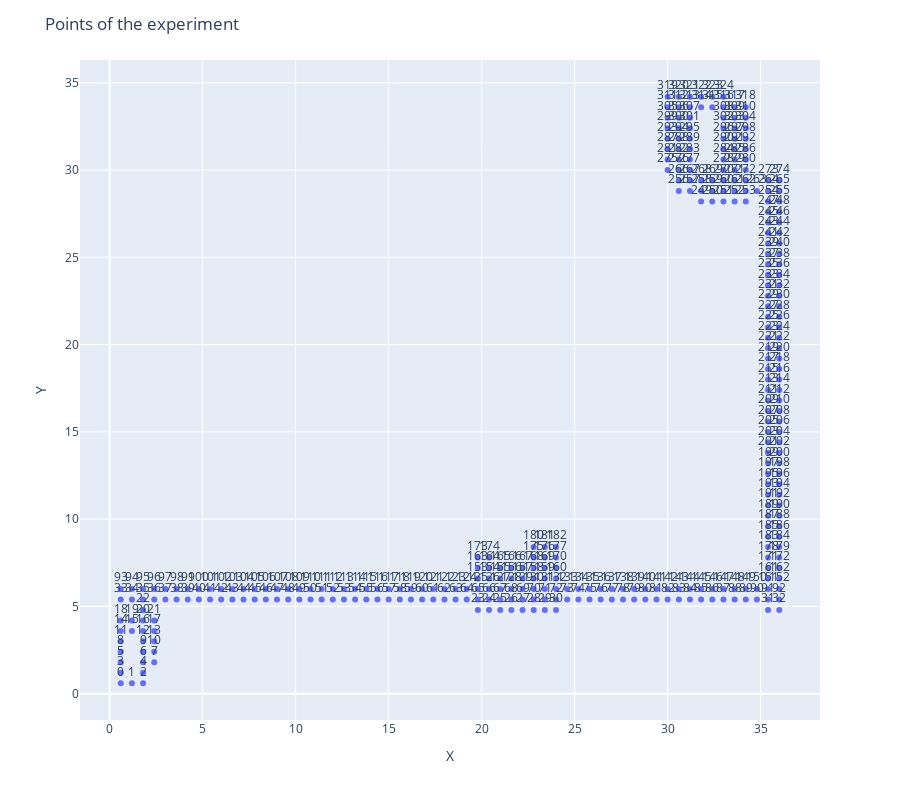

Notebook cell for this chart:
### Code cell
import plotly.express as px

fig = px.scatter(points_df, x="X", y="Y", text=range(0, 325))

fig.update_traces(textposition='top center')

fig.update_layout(
    height=800,
    title_text='Points of the experiment'
)

fig.show()

### Figure 1 — Plotly figure (JSON) as saved in the notebook; plotly's stock layout.template omitted (floating-point values rounded to 4 significant figures; data arrays with more than 128 entries replaced by an {"elided": "..."} marker saying what was removed)
{"data": [{"hovertemplate": "X=%{x}<br>Y=%{y}<br>text=%{text}<extra></extra>", "legendgroup": "", "marker": {"color": "#636efa", "symbol": "circle"}, "mode": "markers+text", "name": "", "orientation": "v", "showlegend": false, "text": {"elided": "325 int values"}, "textposition": "top center", "type": "scatter", "x": {"elided": "325 float values"}, "xaxis": "x", "y": {"elided": "325 float values"}, "yaxis": "y"}], "layout": {"height": 800, "legend": {"tracegroupgap": 0}, "margin": {"t": 60}, "title": {"text": "Points of the experiment"}, "xaxis": {"anchor": "y", "domain": [0, 1], "title": {"text": "X"}}, "yaxis": {"anchor": "x", "domain": [0, 1], "title": {"text": "Y"}}}}
